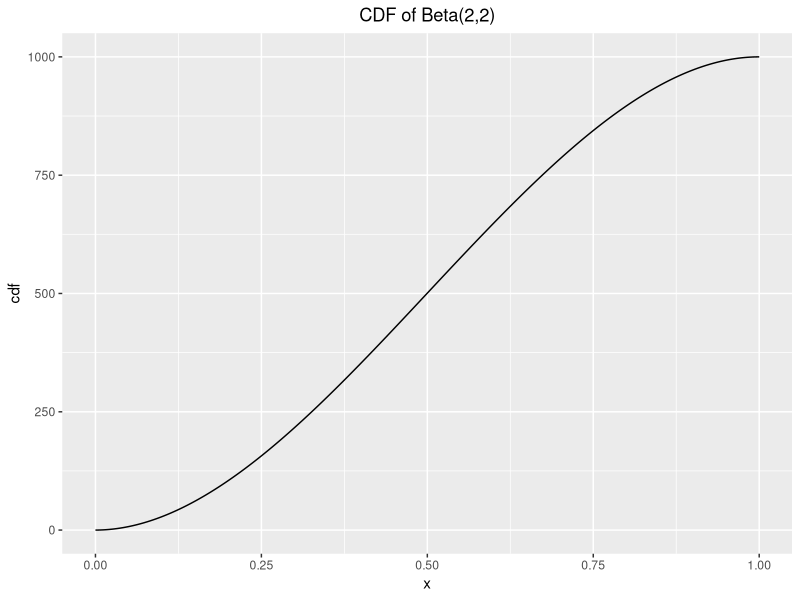
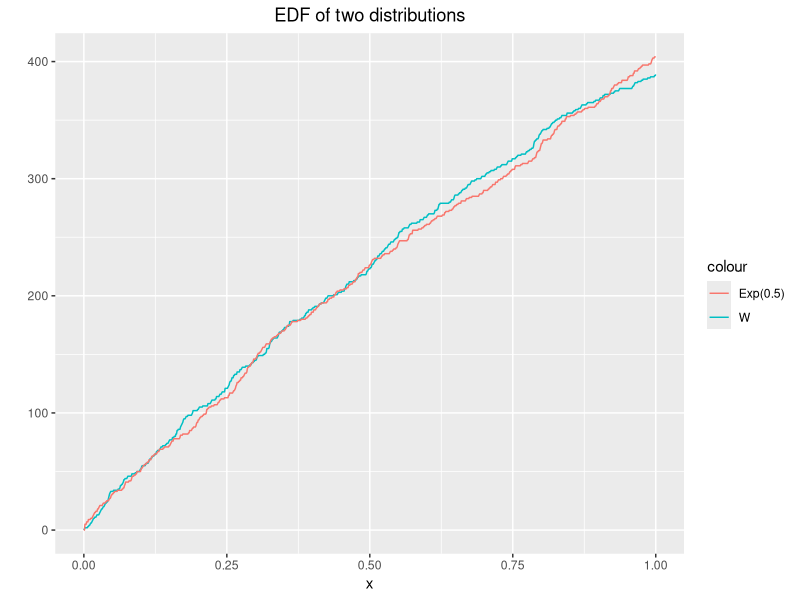
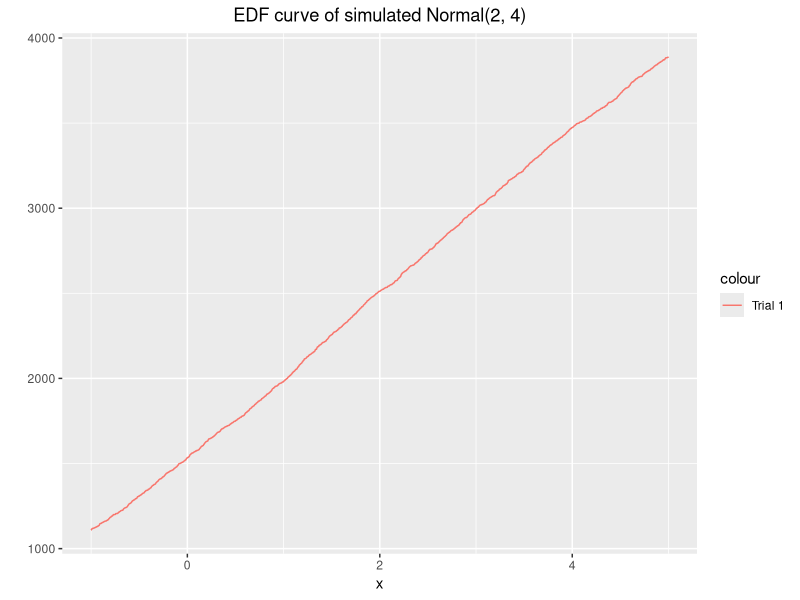
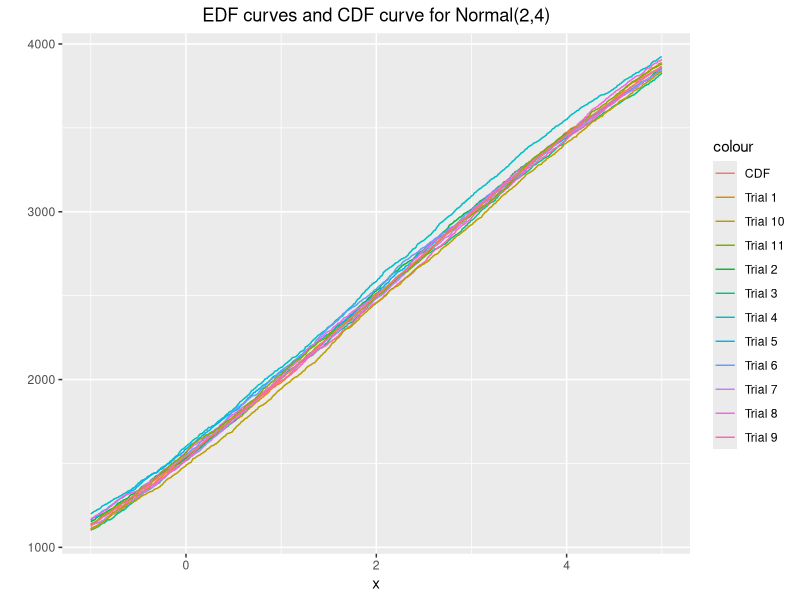

Write R code to recreate these figures, in order.
## ---- chunk 1
knitr::opts_chunk$set(echo = TRUE)
## ---- chunk 2
library(ggplot2)
f <- function(x) {
  x * (1-x)
}

x <- seq(from=0, to=1, by=0.001)
cdf <- rep(0, length(x))
for (i in 1:length(x)) {
  cdf[i] <- 6 * sum(x[1:i]*(1-x[1:i]))
}

ggplot() + geom_line(aes(x, cdf)) + ggtitle('CDF of Beta(2,2)') + 
      theme(plot.title=element_text(hjust=0.5))
  
## ---- chunk 3
n <- 1000
set.seed(99)

U <- runif(n, min=0, max=1)
W <- -2 * log(U)
E <- rexp(n, rate=0.5)
x <- seq(from=0, to=1, by=0.001)
fn <- matrix(0, 2, length(x))
for (i in 1:length(x)) {
  fn[1, i] <- sum(W <= x[i])
  fn[2, i] <- sum(E <= x[i])
}

ggplot() + geom_line(aes(x, fn[1,], color='W')) + 
  geom_line(aes(x, fn[2,], color='Exp(0.5)')) + 
  ylab('') + ggtitle('EDF of two distributions') + 
  theme(plot.title=element_text(hjust=0.5))
## ---- chunk 4
set.seed(123)
n <- 5000

dat <- rnorm(n, mean=2, sd=4)
## ---- chunk 5
x <- seq(from=-1, to=5, by=0.001)
edf <- matrix(0, 11, length(x))

for (i in 1:length(x)) {
  edf[1, i] = sum(dat <= x[i])
}

p <- ggplot() + geom_line(aes(x, edf[1,], color='Trial 1')) + 
  ylab('') + ggtitle('EDF curve of simulated Normal(2, 4)') + 
  theme(plot.title=element_text(hjust=0.5))
p
## ---- chunk 6
for (k in 2:11) {
  dat <- rnorm(n, mean=2, sd=4)
  for (i in 1:length(x)) {
    edf[k, i] = sum(dat <= x[i])
  }
}

cdf <- pnorm(x, mean=2, sd=4) * n

p + geom_line(aes(x, edf[2,], color='Trial 2')) + 
  geom_line(aes(x, edf[3,], color='Trial 3')) + 
  geom_line(aes(x, edf[4,], color='Trial 4')) +
  geom_line(aes(x, edf[5,], color='Trial 5')) +
  geom_line(aes(x, edf[6,], color='Trial 6')) + 
  geom_line(aes(x, edf[7,], color='Trial 7')) + 
  geom_line(aes(x, edf[8,], color='Trial 8')) +
  geom_line(aes(x, edf[9,], color='Trial 9')) +
  geom_line(aes(x, edf[10,], color='Trial 10')) + 
  geom_line(aes(x, edf[11,], color='Trial 11')) + 
  geom_line(aes(x, cdf, color='CDF')) + 
  ggtitle('EDF curves and CDF curve for Normal(2,4)')
